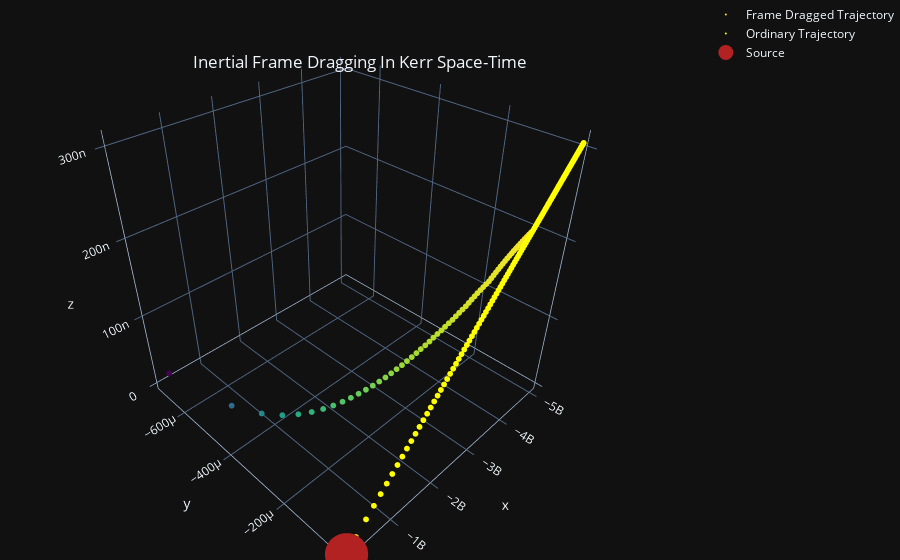

Notebook cell for this chart:
### Code cell
import plotly.graph_objects as go

fig = go.Figure()
fig.add_trace(
    go.Scatter3d(
        x=x,
        y=y,
        z=z,
        mode="markers",
        marker=dict(size=2, color=y, colorscale='Viridis', opacity=1),
        name="Frame Dragged Trajectory"))

fig.add_trace(
    go.Scatter3d(
        x=x1,
        y=y1,
        z=z1,
        mode="markers",
        marker=dict(size=2, color='yellow', colorscale='Viridis', opacity=1),
        name="Ordinary Trajectory"))



fig.add_trace(
    go.Scatter3d(
        x=[0],
        y=[0],
        z=[0],
        mode="markers",
        marker=dict(size=15, color='firebrick', colorscale='Viridis', opacity=1),
        name="Source"))

fig.update_layout(title={
        'text': "Inertial Frame Dragging In Kerr Space-Time",
        'y':0.9,
        'x':0.4,
        'xanchor': 'center',
        'yanchor': 'top'}, 
        margin=dict(l=0, r=0, b=0, t=0),
        template="plotly_dark")
    
fig.show()

### Figure 1 — Plotly figure (JSON) as saved in the notebook; plotly's stock layout.template omitted (floating-point values rounded to 4 significant figures; data arrays with more than 128 entries replaced by an {"elided": "..."} marker saying what was removed)
{"data": [{"marker": {"color": {"elided": "143 float values"}, "colorscale": [[0, "#440154"], [0.1111, "#482878"], [0.2222, "#3e4989"], [0.3333, "#31688e"], [0.4444, "#26828e"], [0.5556, "#1f9e89"], [0.6667, "#35b779"], [0.7778, "#6ece58"], [0.8889, "#b5de2b"], [1, "#fde725"]], "opacity": 1, "size": 2}, "mode": "markers", "name": "Frame Dragged Trajectory", "type": "scatter3d", "x": {"elided": "143 float values"}, "y": {"elided": "143 float values"}, "z": {"elided": "143 float values"}}, {"marker": {"color": "yellow", "colorscale": [[0, "#440154"], [0.1111, "#482878"], [0.2222, "#3e4989"], [0.3333, "#31688e"], [0.4444, "#26828e"], [0.5556, "#1f9e89"], [0.6667, "#35b779"], [0.7778, "#6ece58"], [0.8889, "#b5de2b"], [1, "#fde725"]], "opacity": 1, "size": 2}, "mode": "markers", "name": "Ordinary Trajectory", "type": "scatter3d", "x": {"elided": "143 float values"}, "y": {"elided": "143 float values"}, "z": {"elided": "143 float values"}}, {"marker": {"color": "firebrick", "colorscale": [[0, "#440154"], [0.1111, "#482878"], [0.2222, "#3e4989"], [0.3333, "#31688e"], [0.4444, "#26828e"], [0.5556, "#1f9e89"], [0.6667, "#35b779"], [0.7778, "#6ece58"], [0.8889, "#b5de2b"], [1, "#fde725"]], "opacity": 1, "size": 15}, "mode": "markers", "name": "Source", "type": "scatter3d", "x": [0], "y": [0], "z": [0]}], "layout": {"margin": {"b": 0, "l": 0, "r": 0, "t": 0}, "title": {"text": "Inertial Frame Dragging In Kerr Space-Time", "x": 0.4, "xanchor": "center", "y": 0.9, "yanchor": "top"}}}
